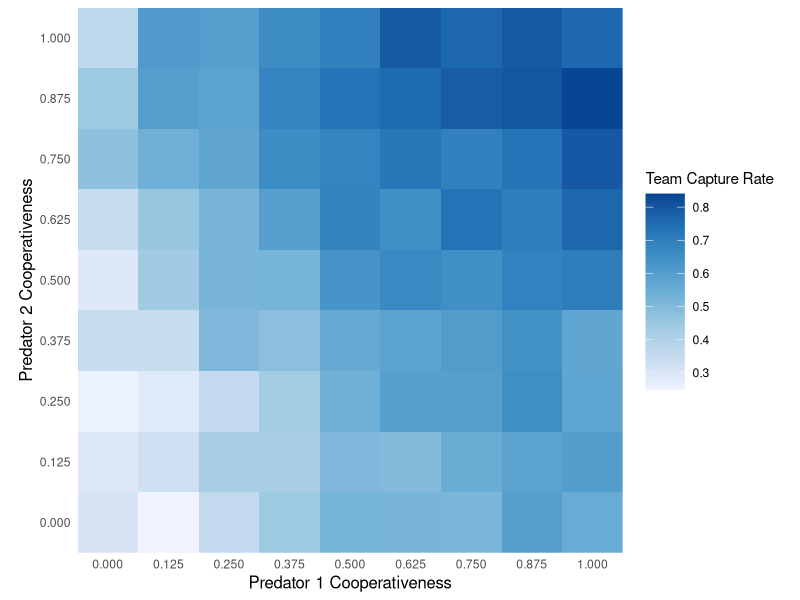

The R source for this figure:
## ---- chunk 1
knitr::opts_chunk$set(echo = TRUE)
library(tidyverse)
## ---- chunk 2
data <- read_csv('./results/wolfpack_tuning_varied_prefs.csv')

ggplot(data) + 
  geom_tile(aes(x=1 - `Competitive 1`/0.97, y=1 - `Competitive 2`/0.97, fill=`Team Capture`/250)) +
  scale_x_continuous(breaks=seq(0,1,1/8), name="Predator 1 Cooperativeness", expand = c(0,0)) +
  scale_y_continuous(breaks=seq(0,1,1/8), name="Predator 2 Cooperativeness", expand = c(0,0)) +
  
  scale_fill_distiller(type='seq', palette=1, direction = 1, name="Team Capture Rate",
                       breaks=seq(0.3,0.8,0.1),
                       limits=c(0.248,0.84)) +
  
  coord_fixed() +
  theme_minimal() +
  theme(
    panel.grid.major = element_blank(),
    panel.grid.minor = element_blank(),
    legend.key.size = unit(10, "mm"),
    legend.position = "right",
    
    axis.title = element_text(size=12),
  )
#ggsave('wolfpack_heatmap.png')
